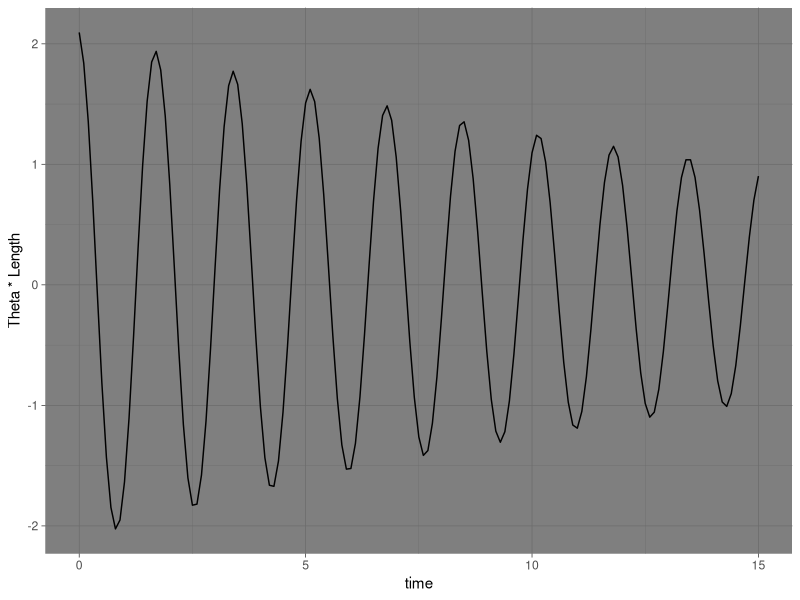

Write the R code that produced this figure.
## ---- chunk 1
m <- 3 #Mass
g <- 9.82 #Gravitational constant 
l <- 2 #Length of the pendulum
mu <- .1 # Mu represents the loss of energy due to air resistance+
## ---- chunk 2
theta_dubdot <- function(theta, theta_dot){
  return( -mu * theta_dot - (m*g/l) * sin(theta)) 
}

## ---- chunk 3
theta0 <- pi/3 #60 degrees 
theta_dot0 <- 0 #Zero angular velocity 
## ---- chunk 4
find_theta <- function(t.end) {
  theta <- theta0
  theta_dot <- theta_dot0
  delta.t <- .1
  for (t in seq(from = 0, to = t.end, by = delta.t)){
    theta <- theta + theta_dot * delta.t
    theta_dot <- theta_dot + theta_dubdot(theta, theta_dot) * delta.t
  }
  return(theta)
}

find_theta(6)
## ---- chunk 5
results <- data.frame("t" = seq(0,15,.1), "theta" = seq(0,15,.1))
index <- 0
for (i in seq(0,15,.1)) {
  index <- index + 1
  results[index, ]$theta <- find_theta(i)
}

## ---- chunk 6
library(ggplot2)
## ---- chunk 7
ggplot(results, aes(t,theta*l)) + 
  geom_line() + 
  theme_dark() + 
  xlab("time") + 
  ylab("Theta * Length")
 
